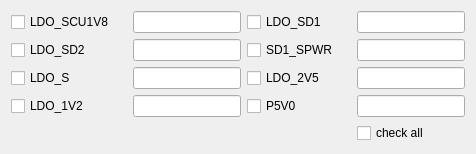
           <widget class="QWidget" name="page_4">
            <layout class="QGridLayout" name="gridLayout_4">
             <item row="2" column="6">
              <widget class="QCheckBox" name="check4_4">
               <property name="text">
                <string>SD1_SPWR</string>
               </property>
              </widget>
             </item>
             <item row="0" column="6">
              <widget class="QCheckBox" name="check4_2">
               <property name="text">
                <string>LDO_SD1</string>
               </property>
              </widget>
             </item>
             <item row="0" column="8">
              <widget class="QLineEdit" name="lineEdit4_2"/>
             </item>
             <item row="5" column="5">
              <widget class="QLineEdit" name="lineEdit4_7"/>
             </item>
             <item row="2" column="5">
              <widget class="QLineEdit" name="lineEdit4_3"/>
             </item>
             <item row="0" column="5">
              <widget class="QLineEdit" name="lineEdit4_1"/>
             </item>
             <item row="5" column="8">
              <widget class="QLineEdit" name="lineEdit4_8"/>
             </item>
             <item row="4" column="8">
              <widget class="QLineEdit" name="lineEdit4_6"/>
             </item>
             <item row="2" column="8">
              <widget class="QLineEdit" name="lineEdit4_4"/>
             </item>
             <item row="5" column="0">
              <widget class="QCheckBox" name="check4_7">
               <property name="text">
                <string>LDO_1V2</string>
               </property>
              </widget>
             </item>
             <item row="4" column="0" colspan="2">
              <widget class="QCheckBox" name="check4_5">
               <property name="text">
                <string>LDO_S</string>
               </property>
              </widget>
             </item>
             <item row="0" column="0" colspan="4">
              <widget class="QCheckBox" name="check4_1">
               <property name="text">
                <string>LDO_SCU1V8</string>
               </property>
              </widget>
             </item>
             <item row="4" column="6">
              <widget class="QCheckBox" name="check4_6">
               <property name="text">
                <string>LDO_2V5</string>
               </property>
              </widget>
             </item>
             <item row="2" column="0" colspan="2">
              <widget class="QCheckBox" name="check4_3">
               <property name="text">
                <string>LDO_SD2</string>
               </property>
              </widget>
             </item>
             <item row="5" column="6">
              <widget class="QCheckBox" name="check4_8">
               <property name="text">
                <string>P5V0</string>
               </property>
              </widget>
             </item>
             <item row="4" column="5">
              <widget class="QLineEdit" name="lineEdit4_5"/>
             </item>
             <item row="0" column="4">
              <widget class="QLabel" name="colorBox4_1">
               <property name="text">
                <string/>
               </property>
              </widget>
             </item>
             <item row="0" column="7">
              <widget class="QLabel" name="colorBox4_2">
               <property name="text">
                <string/>
               </property>
              </widget>
             </item>
             <item row="2" column="4">
              <widget class="QLabel" name="colorBox4_3">
               <property name="text">
                <string/>
               </property>
              </widget>
             </item>
             <item row="2" column="7">
              <widget class="QLabel" name="colorBox4_4">
               <property name="text">
                <string/>
               </property>
              </widget>
             </item>
             <item row="4" column="4">
              <widget class="QLabel" name="colorBox4_5">
               <property name="text">
                <string/>
               </property>
              </widget>
             </item>
             <item row="4" column="7">
              <widget class="QLabel" name="colorBox4_6">
               <property name="text">
                <string/>
               </property>
              </widget>
             </item>
             <item row="5" column="4">
              <widget class="QLabel" name="colorBox4_7">
               <property name="text">
                <string/>
               </property>
              </widget>
             </item>
             <item row="5" column="7">
              <widget class="QLabel" name="colorBox4_8">
               <property name="text">
                <string/>
               </property>
              </widget>
             </item>
             <item row="6" column="8">
              <widget class="QCheckBox" name="checkAllCheckBox4">
               <property name="text">
                <string>check all</string>
               </property>
              </widget>
             </item>
            </layout>
           </widget>
